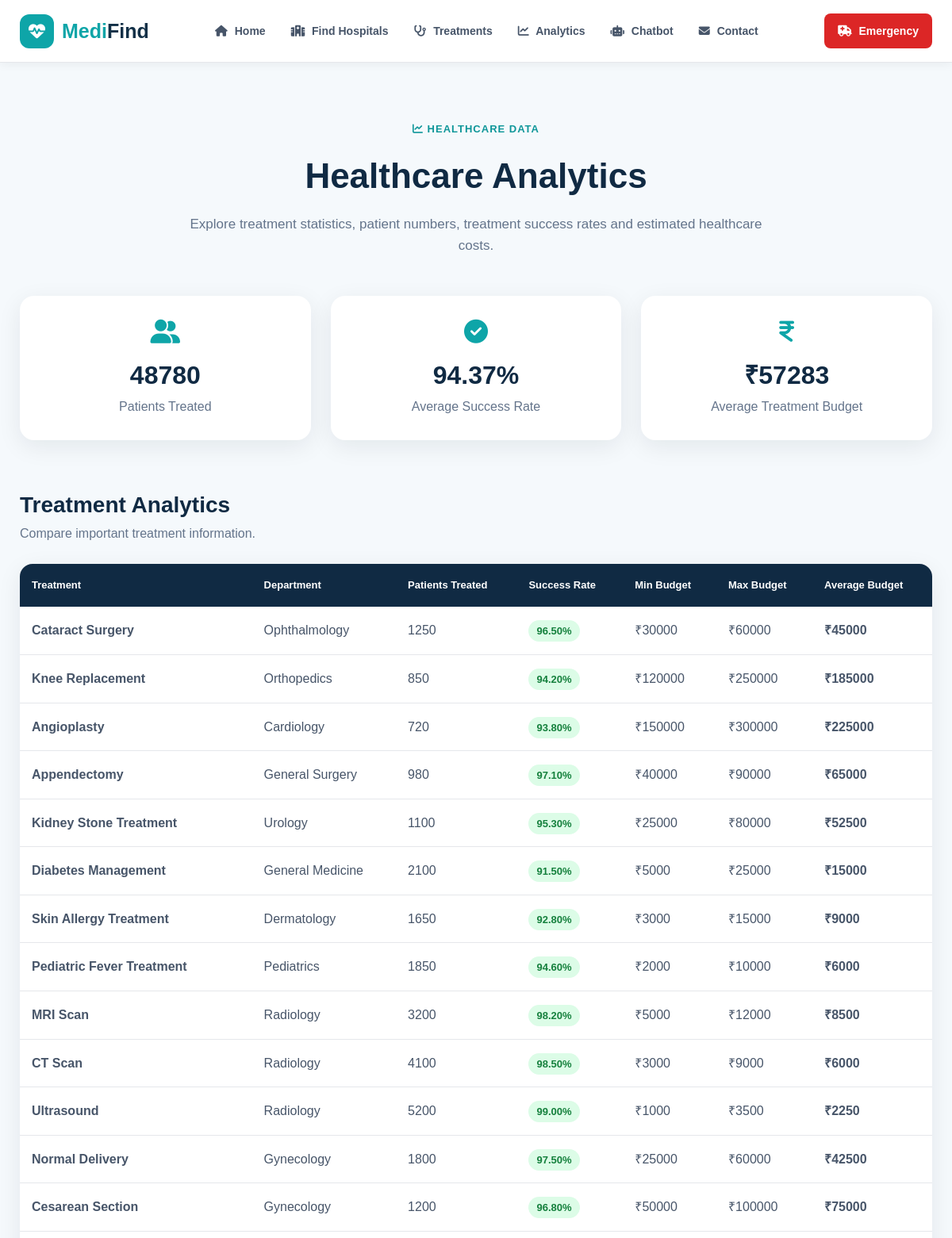
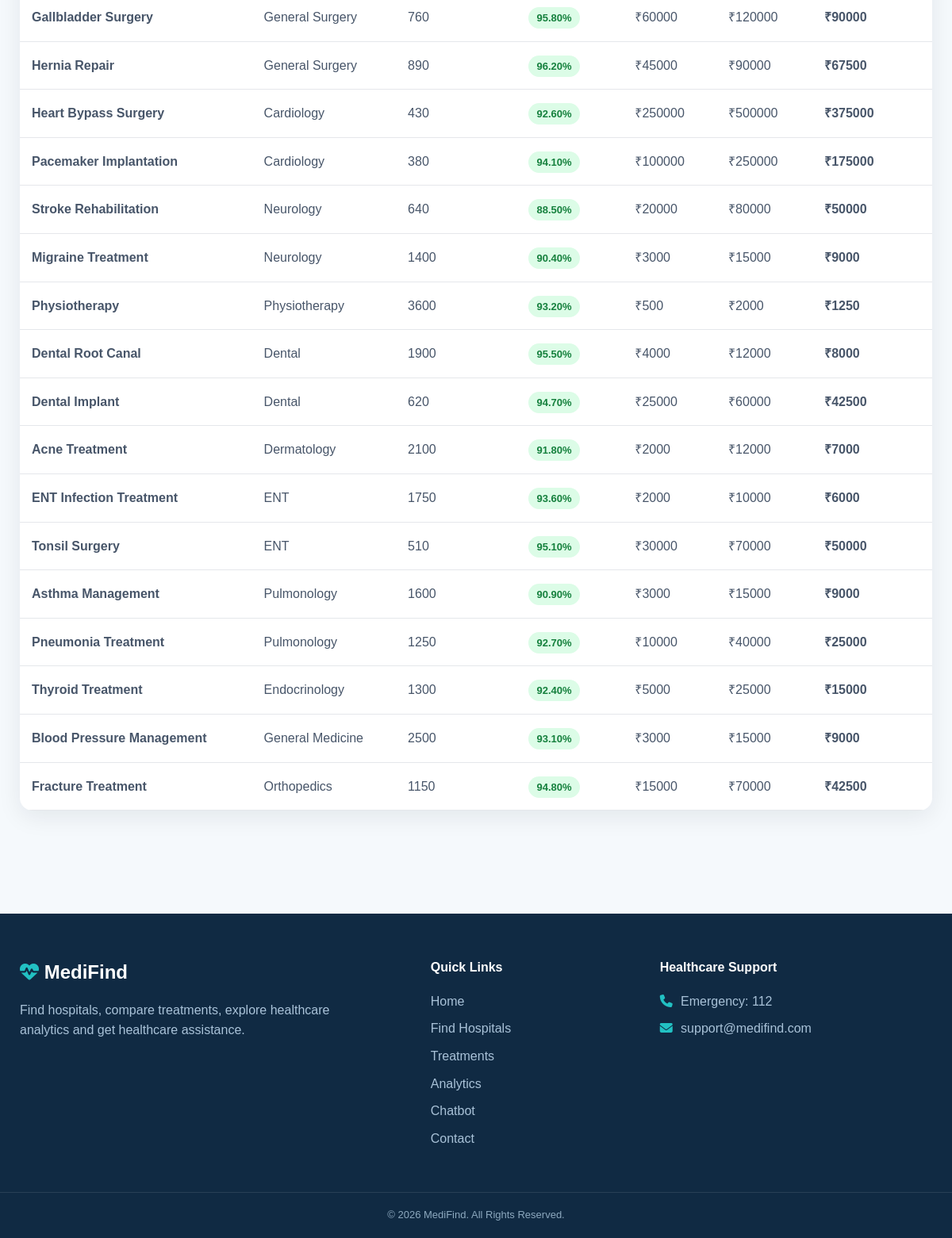
The page /analytics/ on the database its author committed (2 pictures, top to bottom).
### hospitals/models.py (models this page shows, shortened)
class Treatment(models.Model):
    name = models.CharField(max_length=200)
    department = models.CharField(max_length=100)
    min_cost = models.DecimalField(
        max_digits=12,
        decimal_places=2
    )
    max_cost = models.DecimalField(
        max_digits=12,
        decimal_places=2
    )
    patients_treated = models.PositiveIntegerField(
        default=0
    )
    success_rate = models.DecimalField(
        max_digits=5,
        decimal_places=2,
        default=0
    )
    description = models.TextField()

### hospitals/views.py (the view)
def analytics(request):
    treatment_list = Treatment.objects.all()
    total_patients = sum(
        treatment.patients_treated
        for treatment in treatment_list
    )
    average_success = 0
    if treatment_list:
        average_success = sum(
            float(treatment.success_rate)
            for treatment in treatment_list
        ) / len(treatment_list)
    average_budget = 0
    if treatment_list:
        average_budget = sum(
            float(treatment.average_cost())
            for treatment in treatment_list
        ) / len(treatment_list)
    return render(
        request,
        "hospitals/analytics.html",
        {
            "treatments": treatment_list,
            "total_patients": total_patients,
            "average_success": round(
                average_success,
                2
            ),
            "average_budget": round(
                average_budget,
                2
            ),
        }
    )

### hospitals/models.py (called while the page is built)
    def average_cost(self):
        return (self.min_cost + self.max_cost) / 2

### templates/hospitals/analytics.html (shortened to what this page needs)
{% extends "hospitals/base.html" %}
{% load static %}
{% block extra_css %}
<link rel="stylesheet" href="{% static 'css/analytics.css' %}">
{% endblock %}
{% block content %}
<section class="analytics-page">
    <div class="analytics-header">
        <span class="analytics-label">
            <i class="fa-solid fa-chart-line"></i>
            HEALTHCARE DATA
        </span>
        <h1>Healthcare Analytics</h1>
        <p>
            Explore treatment statistics, patient numbers,
            treatment success rates and estimated healthcare costs.
        </p>
    </div>
    <div class="analytics-summary">
        <div class="analytics-summary-card">
            <i class="fa-solid fa-user-group"></i>
            <h2>{{ total_patients }}</h2>
            <p>Patients Treated</p>
        </div>
        <div class="analytics-summary-card">
            <i class="fa-solid fa-circle-check"></i>
            <h2>{{ average_success }}%</h2>
            <p>Average Success Rate</p>
        </div>
        <div class="analytics-summary-card">
            <i class="fa-solid fa-indian-rupee-sign"></i>
            <h2>₹{{ average_budget|floatformat:0 }}</h2>
            <p>Average Treatment Budget</p>
        </div>
    </div>
    <div class="analytics-table-section">
        <div class="analytics-section-heading">
            <h2>Treatment Analytics</h2>
            <p>
                Compare important treatment information.
            </p>
        </div>
        <div class="analytics-table-wrapper">
            <table class="analytics-table">
                <thead>
                    <tr>
                        <th>Treatment</th>
                        <th>Department</th>
                        <th>Patients Treated</th>
                        <th>Success Rate</th>
                        <th>Min Budget</th>
                        <th>Max Budget</th>
                        <th>Average Budget</th>
                    </tr>
                </thead>
                <tbody>
                    {% for treatment in treatments %}
                    <tr>
                        <td>
                            <strong>
                                {{ treatment.name }}
                            </strong>
                        </td>
                        <td>
                            {{ treatment.department }}
                        </td>
                        <td>
                            {{ treatment.patients_treated }}
                        </td>
                        <td>
                            <span class="success-badge">
                                {{ treatment.success_rate }}%
                            </span>
                        </td>
                        <td>
                            ₹{{ treatment.min_cost|floatformat:0 }}
                        </td>
                        <td>
                            ₹{{ treatment.max_cost|floatformat:0 }}
                        </td>
                        <td>
                            <strong>
                                ₹{{ treatment.average_cost|floatformat:0 }}
                            </strong>
                        </td>
                    </tr>
                    {% endfor %}
                </tbody>
            </table>
        </div>
    </div>
</section>
{% endblock %}

### static/css/base.css (style rules this page uses)
* { margin: 0; padding: 0; box-sizing: border-box; }
html { scroll-behavior: smooth; }
body { font-family: Arial, Helvetica, sans-serif; background: #f5f9fc; color: #1e293b; line-height: 1.6; }

### static/css/analytics.css (style rules this page uses)
.analytics-page { max-width: 1200px; margin: auto; padding: 70px 25px; }
.analytics-header { text-align: center; max-width: 750px; margin: auto; }
.analytics-label { color: #0e9699; font-size: 13px; font-weight: 800; letter-spacing: 1px; }
.analytics-header h1 { font-size: 44px; color: #102a43; margin: 12px 0; }
.analytics-header p { color: #64748b; font-size: 17px; }
.analytics-summary { display: grid; grid-template-columns: repeat(3, 1fr); gap: 25px; margin-top: 50px; }
.analytics-summary-card { background: white; border-radius: 18px; padding: 30px; text-align: center; box-shadow: 0 8px 30px rgba(15, 23, 42, 0.08); }
.analytics-summary-card i { font-size: 30px; color: #0ea5a8; margin-bottom: 15px; }
.analytics-summary-card h2 { font-size: 32px; color: #102a43; }
.analytics-summary-card p { color: #64748b; }
.analytics-table-section { margin-top: 60px; }
.analytics-section-heading { margin-bottom: 25px; }
.analytics-section-heading h2 { color: #102a43; font-size: 28px; }
.analytics-section-heading p { color: #64748b; }
.analytics-table-wrapper { overflow-x: auto; background: white; border-radius: 16px; box-shadow: 0 8px 30px rgba(15, 23, 42, 0.08); }
.analytics-table { width: 100%; border-collapse: collapse; min-width: 900px; }
.analytics-table th { background: #102a43; color: white; padding: 17px 15px; text-align: left; font-size: 13px; }
.analytics-table td { padding: 17px 15px; border-bottom: 1px solid #e5e7eb; color: #475569; }
.success-badge { background: #dcfce7; color: #15803d; padding: 6px 10px; border-radius: 20px; font-size: 13px; font-weight: 700; }

### rows shown on the page
Treatment: name "Cataract Surgery", department "Ophthalmology", patients_treated "1250", success_rate "96.50", min_cost "30000", max_cost "60000", average_cost "45000"
Treatment: name "Knee Replacement", department "Orthopedics", patients_treated "850", success_rate "94.20", min_cost "120000", max_cost "250000", average_cost "185000"
Treatment: name "Angioplasty", department "Cardiology", patients_treated "720", success_rate "93.80", min_cost "150000", max_cost "300000", average_cost "225000"
Treatment: name "Appendectomy", department "General Surgery", patients_treated "980", success_rate "97.10", min_cost "40000", max_cost "90000", average_cost "65000"
Treatment: name "Kidney Stone Treatment", department "Urology", patients_treated "1100", success_rate "95.30", min_cost "25000", max_cost "80000", average_cost "52500"
Treatment: name "Diabetes Management", department "General Medicine", patients_treated "2100", success_rate "91.50", min_cost "5000", max_cost "25000", average_cost "15000"
Treatment: name "Skin Allergy Treatment", department "Dermatology", patients_treated "1650", success_rate "92.80", min_cost "3000", max_cost "15000", average_cost "9000"
Treatment: name "Pediatric Fever Treatment", department "Pediatrics", patients_treated "1850", success_rate "94.60", min_cost "2000", max_cost "10000", average_cost "6000"
Treatment: name "MRI Scan", department "Radiology", patients_treated "3200", success_rate "98.20", min_cost "5000", max_cost "12000", average_cost "8500"
Treatment: name "CT Scan", department "Radiology", patients_treated "4100", success_rate "98.50", min_cost "3000", max_cost "9000", average_cost "6000"
Treatment: name "Ultrasound", department "Radiology", patients_treated "5200", success_rate "99.00", min_cost "1000", max_cost "3500", average_cost "2250"
Treatment: name "Normal Delivery", department "Gynecology", patients_treated "1800", success_rate "97.50", min_cost "25000", max_cost "60000", average_cost "42500"
Treatment: name "Cesarean Section", department "Gynecology", patients_treated "1200", success_rate "96.80", min_cost "50000", max_cost "100000", average_cost "75000"
Treatment: name "Gallbladder Surgery", department "General Surgery", patients_treated "760", success_rate "95.80", min_cost "60000", max_cost "120000", average_cost "90000"
Treatment: name "Hernia Repair", department "General Surgery", patients_treated "890", success_rate "96.20", min_cost "45000", max_cost "90000", average_cost "67500"
Treatment: name "Heart Bypass Surgery", department "Cardiology", patients_treated "430", success_rate "92.60", min_cost "250000", max_cost "500000", average_cost "375000"
Treatment: name "Pacemaker Implantation", department "Cardiology", patients_treated "380", success_rate "94.10", min_cost "100000", max_cost "250000", average_cost "175000"
Treatment: name "Stroke Rehabilitation", department "Neurology", patients_treated "640", success_rate "88.50", min_cost "20000", max_cost "80000", average_cost "50000"
Treatment: name "Migraine Treatment", department "Neurology", patients_treated "1400", success_rate "90.40", min_cost "3000", max_cost "15000", average_cost "9000"
Treatment: name "Physiotherapy", department "Physiotherapy", patients_treated "3600", success_rate "93.20", min_cost "500", max_cost "2000", average_cost "1250"
Treatment: name "Dental Root Canal", department "Dental", patients_treated "1900", success_rate "95.50", min_cost "4000", max_cost "12000", average_cost "8000"
Treatment: name "Dental Implant", department "Dental", patients_treated "620", success_rate "94.70", min_cost "25000", max_cost "60000", average_cost "42500"
Treatment: name "Acne Treatment", department "Dermatology", patients_treated "2100", success_rate "91.80", min_cost "2000", max_cost "12000", average_cost "7000"
Treatment: name "ENT Infection Treatment", department "ENT", patients_treated "1750", success_rate "93.60", min_cost "2000", max_cost "10000", average_cost "6000"
Treatment: name "Tonsil Surgery", department "ENT", patients_treated "510", success_rate "95.10", min_cost "30000", max_cost "70000", average_cost "50000"
Treatment: name "Asthma Management", department "Pulmonology", patients_treated "1600", success_rate "90.90", min_cost "3000", max_cost "15000", average_cost "9000"
Treatment: name "Pneumonia Treatment", department "Pulmonology", patients_treated "1250", success_rate "92.70", min_cost "10000", max_cost "40000", average_cost "25000"
Treatment: name "Thyroid Treatment", department "Endocrinology", patients_treated "1300", success_rate "92.40", min_cost "5000", max_cost "25000", average_cost "15000"
Treatment: name "Blood Pressure Management", department "General Medicine", patients_treated "2500", success_rate "93.10", min_cost "3000", max_cost "15000", average_cost "9000"
Treatment: name "Fracture Treatment", department "Orthopedics", patients_treated "1150", success_rate "94.80", min_cost "15000", max_cost "70000", average_cost "42500"

### other values the page prints
{{ total_patients }} "48780"
{{ average_success }} "94.37"
{{ average_budget|floatformat:0 }} "57283"
